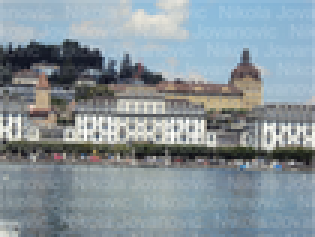
#> input picture script.py/Slike/input1.png, 105 x 79 px, shrunk from 501 x 375 before the run, found by its file name (shown 3 times larger)
$ python script.py
#> lines starting #> are read from the running program, lines starting #| are printed output that depends on the picture
import numpy as np
import cv2 as cv
import os

MIN_MATCH_COUNT = 10

def UcitajSlike(dir):
#> called with dir = '.\\Slike'
    images = []
    for filename in os.listdir(dir):
        images.append(os.path.join(dir, filename))
#> pass 2 of the loop in UcitajSlike, `for filename in os.listdir(dir):`:
    return images

################################################################

def NadjiPar(sl1, sl2, pisi):
#> called with sl1 = '.\\Slike/input1.png', sl2 = '.\\Slike/input2.png', pisi = False
    if(pisi == False):
        img1 = cv.imread(sl1, cv.IMREAD_GRAYSCALE)
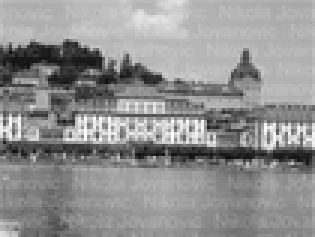
#> img1: shape (79, 105) (shown 3 times larger); min 12, max 255, mean 144.6
        sift = cv.xfeatures2d.SIFT_create()
        keypoints1, descriptors1 = sift.detectAndCompute(img1, None)
#> keypoints1 = 73 keypoints; strongest (x, y, size): (90, 49, 2), (93, 51, 3.6), (71, 48, 2), (48, 50, 5)

        img2 = cv.imread(sl2, cv.IMREAD_GRAYSCALE)
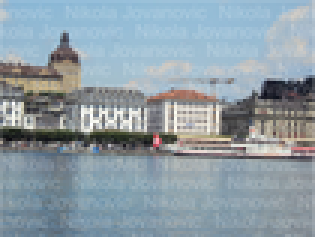
#> input picture script.py/Slike/input2.png, 105 x 79 px, shrunk from 501 x 375 before the run, found by its file name (shown 3 times larger)
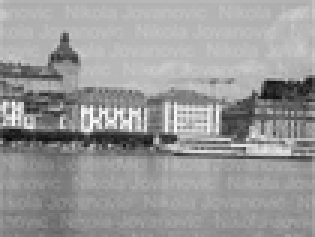
#> img2: shape (79, 105) (shown 3 times larger); min 9, max 255, mean 153.4
        sift = cv.xfeatures2d.SIFT_create()
        keypoints2, descriptors2 = sift.detectAndCompute(img2, None)
#> keypoints2 = 63 keypoints; strongest (x, y, size): (57, 46, 2.4), (91, 30, 5.2), (21, 13, 2), (29, 43, 2.1)

        FLANN_INDEX_KDTREE = 1
        index_params = dict(algorithm=FLANN_INDEX_KDTREE, trees=5)
        search_params = dict(checks=50)
        flann = cv.FlannBasedMatcher(index_params, search_params)
        matches = flann.knnMatch(descriptors1, descriptors2, k=2)
#> matches = 73 matches

        if (len(matches) == 0):
            return False, -1, ""

        good = []
        for m, n in matches:
            if m.distance < 0.6 * n.distance:
                good.append(m)
#> this loop made 73 passes
#> after the loop, good = 17 matches

        if len(good) > MIN_MATCH_COUNT:
            src_pts = np.float32([keypoints1[m.queryIdx].pt for m in good]).reshape(-1, 1, 2)
#> src_pts = 17 rows, first 8: [70.65, 30.02], [72.08, 34.41], [75.92, 51.56], [78.31, 34.39], [78.62, 24.68], [81.68, 18.05], [81.69, 23.16], [82.37, 51.24]
            dst_pts = np.float32([keypoints2[m.trainIdx].pt for m in good]).reshape(-1, 1, 2)
#> dst_pts = 17 rows, first 8: [8.96, 23.9], [12.23, 28.45], [14.62, 45.62], [17.68, 28.63], [18.15, 18.96], [21.42, 12.53], [21.36, 17.81], [21.65, 45.5]

            M,_ = cv.findHomography(src_pts, dst_pts, cv.RANSAC, 5.0)
#> M = [[1.1, -0.0207, -67.14], [0.0549, 1.05, -10], [0.000842, -0.000153, 1]]

            warped_image1 = warpImages(img2, img1, M)

            filename = ".\Slike\output.jpg"
            filename.replace('"', "'")
            cv.imwrite(filename, warped_image1)
            return True, j, ".\Slike\output.jpg"
        else:
            return False, -1, ""
    else:
        return False, -1, ""

################################################################

def warpImages(img1, img2, H):
    rows1, cols1 = img1.shape[:2]
#> rows1 = 79; cols1 = 105
    rows2, cols2 = img2.shape[:2]
#> rows2 = 79; cols2 = 105

    list_of_points_1 = np.float32([[0, 0], [0, rows1], [cols1, rows1], [cols1, 0]]).reshape(-1, 1, 2)
#> list_of_points_1 = [[0, 0], [0, 79], [105, 79], [105, 0]]
    temp_points = np.float32([[0, 0], [0, rows2], [cols2, rows2], [cols2, 0]]).reshape(-1, 1, 2)
#> temp_points = [[0, 0], [0, 79], [105, 79], [105, 0]]

    # When we have established a homography we need to warp perspective
    # Change field of view
    list_of_points_2 = cv.perspectiveTransform(temp_points, H)
#> list_of_points_2 = [[-67.14, -10], [-69.62, 73.71], [43.86, 73.01], [44.87, -3.9]]

    list_of_points = np.concatenate((list_of_points_1, list_of_points_2), axis=0)
#> list_of_points = [[0, 0], [0, 79], [105, 79], [105, 0], [-67.14, -10], [-69.62, 73.71], [43.86, 73.01], [44.87, -3.9]]

    [x_min, y_min] = np.int32(list_of_points.min(axis=0).ravel() - 0.5)
#> x_min = -70; y_min = -10
    [x_max, y_max] = np.int32(list_of_points.max(axis=0).ravel() + 0.5)
#> x_max = 105; y_max = 79

    translation_dist = [-x_min, -y_min]
#> translation_dist = [70, 10]

    H_translation = np.array([[1, 0, translation_dist[0]], [0, 1, translation_dist[1]], [0, 0, 1]])
#> H_translation = [[1, 0, 70], [0, 1, 10], [0, 0, 1]]

    output_img = cv.warpPerspective(img2, H_translation.dot(H), (x_max - x_min, y_max - y_min))
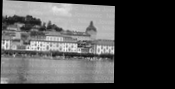
#> output_img: shape (89, 175); min 0, max 250, mean 83.8
    output_img[translation_dist[1]:rows1 + translation_dist[1], translation_dist[0]:cols1 + translation_dist[0]] = img1
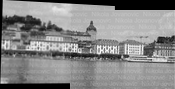
#> output_img: shape (89, 175); min 0, max 255, mean 134.8

    return output_img

################################################################

slike = []
slike = UcitajSlike('.\Slike')

slikeCpy = []

pronadjenPar = False
imaPar = False
parId = 0
newString = ""

while len(slike) != 1:
    slikeCpy = []
    pronadjenPar = False
    imaPar = False
    parId = 0
    newString = ""
    for i in range(len(slike)):
        for j in range(i + 1, len(slike)):
            if(slike[i] == "" or slike[j] == ""):
                continue
            else:
                imaPar, parId, newString = NadjiPar(slike[i], slike[j], pronadjenPar)
                if(imaPar == False):
                    slikeCpy.append(slike[j])
                else:
                    slikeCpy.append(newString)
                    slike[j] = ""
                    pronadjenPar = True
        if(pronadjenPar == False):
            slikeCpy.append(slike[i])
    slike = []
    for sl in slikeCpy:
        slike.append(sl)
#> pass 2 of the loop `while len(slike) != 1:`:
#> in NadjiPar (call 5), `img1 = cv.imread(sl1, cv.IMREAD_GRAYSCALE)`:
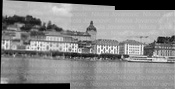
#> img1: shape (89, 175); min 0, max 255, mean 134.8
#> keypoints1 = 137 keypoints; strongest (x, y, size): (127, 56, 2.4), (161, 40, 5.2), (91, 23, 2), (4, 46, 3.3)
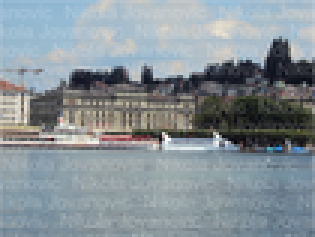
#> input picture script.py/Slike/input3.png, 105 x 79 px, shrunk from 501 x 375 before the run, found by its file name (shown 3 times larger)
#> in NadjiPar (call 5), `img2 = cv.imread(sl2, cv.IMREAD_GRAYSCALE)`:
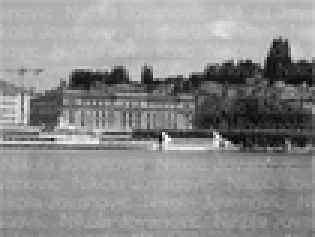
#> img2: shape (79, 105) (shown 3 times larger); min 0, max 255, mean 142
#> keypoints2 = 46 keypoints; strongest (x, y, size): (27, 26, 4.7), (49, 25, 2.7), (93, 16, 4.5), (39, 25, 4)
#> matches = 137 matches
#> the loop in NadjiPar (call 5), `for m, n in matches:` made 137 passes
#> after the loop in NadjiPar (call 5), `for m, n in matches:`: good = 8 matches
#> slike = []

finale = cv.imread(slike[0])
cv.imshow("Output", finale)

cv.waitKey(0)
cv.destroyAllWindows()
